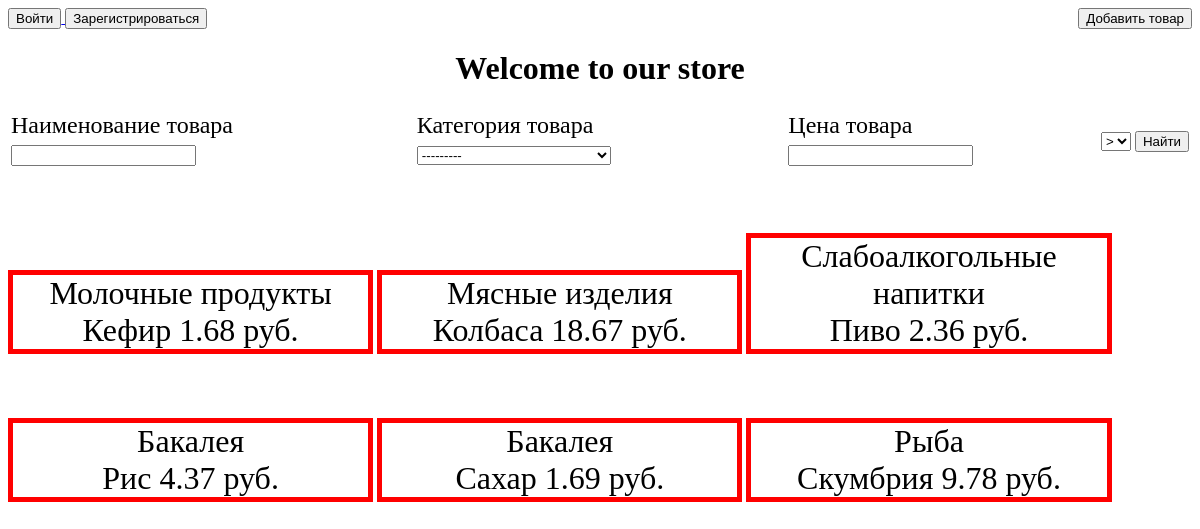
/main/, run on the app's committed database.
### main_app/models.py (models this page shows, shortened)
class Category(models.Model):
    category_name = models.CharField(max_length=150, verbose_name='Категория', unique=True)
    category_slug = models.SlugField(max_length=100, verbose_name='Слаг категории')
    def __str__(self):
        return self.category_name
    class Meta:
        verbose_name = 'Категория'
        verbose_name_plural = 'Категории'
        ordering = ['category_name']

class Product(models.Model):
    product_name = models.CharField(max_length=200, verbose_name='Наименование товара', unique=True)
    product_slug = models.SlugField(max_length=200, verbose_name='Слаг товара')
    product_price = models.DecimalField(max_digits=7, decimal_places=2, verbose_name='Цена товара', blank=True, null=True)
    product_quantity = models.PositiveIntegerField(verbose_name='Количество товара на складе', blank=True, null=True)
    product_units = models.ForeignKey('UnitOfMeasure', on_delete=models.CASCADE, verbose_name='Единицы измерения',
                                      blank=True, null=True)
    product_image = models.ImageField(verbose_name='Фото товара', upload_to='images/%Y/%M/%D', blank=True, null=True)
    is_available = models.BooleanField(default=True, verbose_name='Доступность', blank=True, null=True)
    product_countriesoforigin = models.ForeignKey('CountryOfOrigin', on_delete=models.CASCADE, verbose_name='Страны происхождения', blank=True, null=True)
    product_categories = models.ManyToManyField('Category', verbose_name='Категории', blank=True)
    product_description = models.TextField(verbose_name="Описание товара", blank=True, null=True)
    class Meta:
        verbose_name = 'Товар'
        verbose_name_plural = 'Товары'
        ordering = ['product_name']

### main_app/views.py (the view, shortened to what this page needs)
# urls.py: path('main/', main_view, name='main'),
def main_view(request):
    products = Product.objects.all()
    form = FilterForm()
    return render(request, template_name='main.html', context={'products': products, 'form': form})

### main_app/forms.py
class FilterForm(forms.Form):
    category_name = forms.ModelChoiceField(queryset=Category.objects.all(), label='Категория товара',  required=False, widget=forms.Select())
    product_name = forms.CharField(label='Наименование товара', required=False)
    gl = forms.CharField(widget=forms.Select(choices=[('greater', '>'), ('less', '<')]),
                         label='', required=False)
    product_price = forms.DecimalField(label='Цена товара', required=False)

### main_app/templates/main.html (shortened to what this page needs)
<!DOCTYPE html>
{% load static %}
<html lang="en">
<head>
    <link rel="stylesheet" href="{% static 'css/style.css' %}">
</head>
<body>
<a href="{% url 'accounts:login' %}">
    <button>Войти</button>
</a>
{% if user.is_authenticated %}
<p>Welcome, {{ user.username }}</p>
<a href="{% url 'accounts:logout' %}">
    <button>Выйти</button>
</a>
{% else %}
<a href="{% url 'accounts:registration' %}">
    <button>Зарегистрироваться</button>
</a>
{% endif %}
<div style="float: right;">
    <a href="{% url 'main_app:create_product' %}"><button>Добавить товар</button></a>
</div>
<h1 style="text-align: center;">Welcome to our store</h1>
<div id="filter">
    <form action="" method="GET">
    <table>
        <tr>
            <td>
                {{ form.product_name.label }}
                {{ form.product_name }}
            </td>
            <td>
                {{ form.category_name.label }}
                {{ form.category_name }}
            </td>
            <td>
                {{ form.product_price.label }}
                {{ form.product_price }}
            </td>
            <td>
                {{ form.gl }}
            </td>
            <td>
                <input type="submit" value="Найти">
            </td>
        </tr>
    </table>
</form>
</div>
<div>
    {% for product in products %}
    <div class="product_card">
        <div>
            {% for category in product.product_categories.all %} {{ category }} {% endfor %}
        </div>
        <div>
        {{ product.product_name }} {{ product.product_price }} руб.
        </div>
    </div>
    {% endfor %}
</div>
</body>
</html>

### main_app/static/css/style.css (style rules this page uses)
#filter { margin: auto; font-size: 1.5em; }
.product_card { text-align: center; width: 30%; height: 20%; font-size: 2em; margin-top:2em; display: inline-block; justify-content: center; border: 5px solid red; }

### data on the page
Category: category_name "---------", category_name "Бакалея"
Product: product_name "Кефир", product_price "1.68"
Category: category_name "Молочные продукты"
Product: product_name "Колбаса", product_price "18.67"
Category: category_name "Мясные изделия"
Product: product_name "Пиво", product_price "2.36"
Category: category_name "Слабоалкогольные напитки"
Product: product_name "Рис", product_price "4.37"
Product: product_name "Сахар", product_price "1.69"
Product: product_name "Скумбрия", product_price "9.78"
Category: category_name "Рыба"
